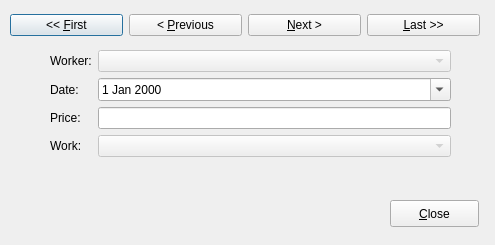
<?xml version="1.0" encoding="UTF-8"?>
<ui version="4.0">
 <class>PaymentWorkerDialog</class>
 <widget class="QDialog" name="PaymentWorkerDialog">
  <property name="windowModality">
   <enum>Qt::NonModal</enum>
  </property>
  <property name="geometry">
   <rect>
    <x>0</x>
    <y>0</y>
    <width>495</width>
    <height>245</height>
   </rect>
  </property>
  <property name="windowTitle">
   <string>Edit Worker Payments</string>
  </property>
  <property name="windowIcon">
   <iconset resource="../halturka.qrc">
    <normaloff>:/images/payment.png</normaloff>:/images/payment.png</iconset>
  </property>
  <property name="sizeGripEnabled">
   <bool>false</bool>
  </property>
  <property name="modal">
   <bool>false</bool>
  </property>
  <widget class="QWidget" name="horizontalLayoutWidget">
   <property name="geometry">
    <rect>
     <x>10</x>
     <y>10</y>
     <width>470</width>
     <height>31</height>
    </rect>
   </property>
   <layout class="QHBoxLayout" name="horizontalLayout">
    <item>
     <widget class="QPushButton" name="firstButton">
      <property name="text">
       <string>&lt;&lt; &amp;First</string>
      </property>
     </widget>
    </item>
    <item>
     <widget class="QPushButton" name="previousButton">
      <property name="text">
       <string>&lt; &amp;Previous</string>
      </property>
     </widget>
    </item>
    <item>
     <widget class="QPushButton" name="nextButton">
      <property name="text">
       <string>&amp;Next &gt;</string>
      </property>
     </widget>
    </item>
    <item>
     <widget class="QPushButton" name="lastButton">
      <property name="text">
       <string>&amp;Last &gt;&gt;</string>
      </property>
     </widget>
    </item>
   </layout>
  </widget>
  <widget class="QWidget" name="formLayoutWidget_2">
   <property name="geometry">
    <rect>
     <x>50</x>
     <y>50</y>
     <width>401</width>
     <height>141</height>
    </rect>
   </property>
   <layout class="QFormLayout" name="formLayout_2">
    <property name="fieldGrowthPolicy">
     <enum>QFormLayout::AllNonFixedFieldsGrow</enum>
    </property>
    <item row="0" column="0">
     <widget class="QLabel" name="workerLabel">
      <property name="text">
       <string>Worker:</string>
      </property>
     </widget>
    </item>
    <item row="0" column="1">
     <widget class="QComboBox" name="workerComboBox">
      <property name="enabled">
       <bool>false</bool>
      </property>
     </widget>
    </item>
    <item row="1" column="0">
     <widget class="QLabel" name="dateLabel">
      <property name="text">
       <string>Date:</string>
      </property>
     </widget>
    </item>
    <item row="1" column="1">
     <widget class="QDateEdit" name="dateEdit">
      <property name="calendarPopup">
       <bool>true</bool>
      </property>
     </widget>
    </item>
    <item row="2" column="0">
     <widget class="QLabel" name="priceLabel">
      <property name="text">
       <string>Price:</string>
      </property>
     </widget>
    </item>
    <item row="2" column="1">
     <widget class="QLineEdit" name="priceEdit">
      <property name="enabled">
       <bool>true</bool>
      </property>
     </widget>
    </item>
    <item row="3" column="0">
     <widget class="QLabel" name="workLabel">
      <property name="text">
       <string>Work:</string>
      </property>
     </widget>
    </item>
    <item row="3" column="1">
     <widget class="QComboBox" name="workComboBox">
      <property name="enabled">
       <bool>false</bool>
      </property>
     </widget>
    </item>
   </layout>
  </widget>
  <widget class="QPushButton" name="closeButton">
   <property name="geometry">
    <rect>
     <x>390</x>
     <y>200</y>
     <width>89</width>
     <height>27</height>
    </rect>
   </property>
   <property name="text">
    <string>&amp;Close</string>
   </property>
  </widget>
 </widget>
 <resources>
  <include location="../halturka.qrc"/>
 </resources>
 <connections/>
</ui>
